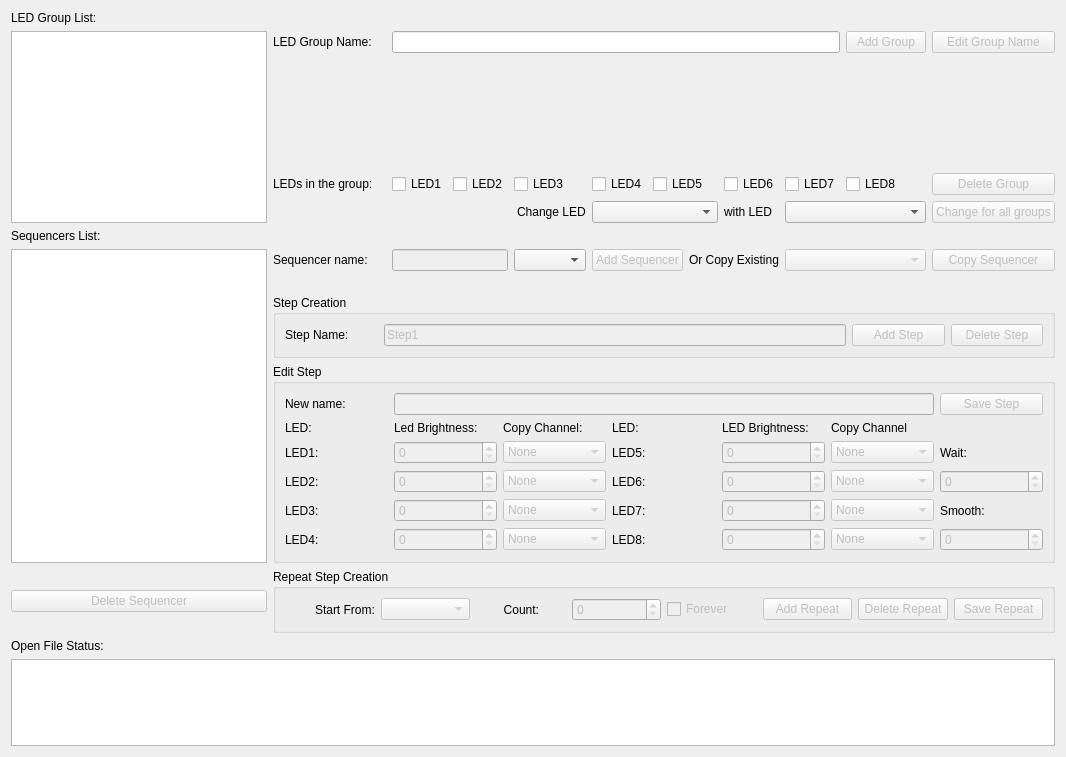
      <widget class="QWidget" name="TabAuxLEDs">
       <attribute name="title">
        <string>AUXLEDs</string>
       </attribute>
       <layout class="QGridLayout" name="gridLayout_7" columnstretch="0,0,0,0,0,0,0,0,0,0,0,0,0">
        <item row="4" column="9">
         <widget class="QLabel" name="LBLWith">
          <property name="text">
           <string>with LED</string>
          </property>
         </widget>
        </item>
        <item row="3" column="12">
         <widget class="QPushButton" name="BtnDeleteGroup">
          <property name="enabled">
           <bool>false</bool>
          </property>
          <property name="text">
           <string>Delete Group</string>
          </property>
          <property name="autoDefault">
           <bool>true</bool>
          </property>
         </widget>
        </item>
        <item row="3" column="6">
         <widget class="QCheckBox" name="CBLed4">
          <property name="text">
           <string>LED4</string>
          </property>
         </widget>
        </item>
        <item row="6" column="6" colspan="2">
         <widget class="QPushButton" name="BtnAddSequencer">
          <property name="enabled">
           <bool>false</bool>
          </property>
          <property name="text">
           <string>Add Sequencer</string>
          </property>
          <property name="autoDefault">
           <bool>true</bool>
          </property>
         </widget>
        </item>
        <item row="4" column="6" colspan="3">
         <widget class="QComboBox" name="CBFirstLED"/>
        </item>
        <item row="4" column="12">
         <widget class="QPushButton" name="BtnChange">
          <property name="enabled">
           <bool>false</bool>
          </property>
          <property name="text">
           <string>Change for all groups</string>
          </property>
         </widget>
        </item>
        <item row="4" column="10" colspan="2">
         <widget class="QComboBox" name="CBSecondLED"/>
        </item>
        <item row="3" column="5">
         <widget class="QCheckBox" name="CBLed3">
          <property name="text">
           <string>LED3</string>
          </property>
         </widget>
        </item>
        <item row="3" column="3">
         <widget class="QCheckBox" name="CBLed1">
          <property name="text">
           <string>LED1</string>
          </property>
         </widget>
        </item>
        <item row="3" column="9">
         <widget class="QCheckBox" name="CBLed6">
          <property name="text">
           <string>LED6</string>
          </property>
         </widget>
        </item>
        <item row="6" column="0" rowspan="6">
         <widget class="QTreeWidget" name="TrStructure">
          <attribute name="headerVisible">
           <bool>false</bool>
          </attribute>
          <column>
           <property name="text">
            <string notr="true">1</string>
           </property>
          </column>
         </widget>
        </item>
        <item row="3" column="11">
         <widget class="QCheckBox" name="CBLed8">
          <property name="text">
           <string>LED8</string>
          </property>
         </widget>
        </item>
        <item row="12" column="0">
         <widget class="QPushButton" name="BtnDeleteSeq">
          <property name="enabled">
           <bool>false</bool>
          </property>
          <property name="text">
           <string>Delete Sequencer</string>
          </property>
          <property name="autoDefault">
           <bool>true</bool>
          </property>
         </widget>
        </item>
        <item row="1" column="0" rowspan="4">
         <widget class="QListWidget" name="LstGroup"/>
        </item>
        <item row="3" column="10">
         <widget class="QCheckBox" name="CBLed7">
          <property name="text">
           <string>LED7</string>
          </property>
         </widget>
        </item>
        <item row="13" column="0">
         <widget class="QLabel" name="LblAuxStatus">
          <property name="text">
           <string>Open File Status:</string>
          </property>
         </widget>
        </item>
        <item row="3" column="7" colspan="2">
         <widget class="QCheckBox" name="CBLed5">
          <property name="text">
           <string>LED5</string>
          </property>
         </widget>
        </item>
        <item row="0" column="0">
         <widget class="QLabel" name="LblGroup">
          <property name="text">
           <string>LED Group List:</string>
          </property>
         </widget>
        </item>
        <item row="6" column="10" colspan="2">
         <widget class="QComboBox" name="CBSeqList">
          <property name="enabled">
           <bool>false</bool>
          </property>
         </widget>
        </item>
        <item row="6" column="12">
         <widget class="QPushButton" name="BtnCopySeq">
          <property name="enabled">
           <bool>false</bool>
          </property>
          <property name="text">
           <string>Copy Sequencer</string>
          </property>
          <property name="autoDefault">
           <bool>true</bool>
          </property>
         </widget>
        </item>
        <item row="6" column="1">
         <widget class="QLabel" name="LblSeqName">
          <property name="text">
           <string>Sequencer name:</string>
          </property>
         </widget>
        </item>
        <item row="1" column="1">
         <widget class="QLabel" name="LblGroupName">
          <property name="text">
           <string>LED Group Name:</string>
          </property>
         </widget>
        </item>
        <item row="3" column="1">
         <widget class="QLabel" name="LblLeds">
          <property name="text">
           <string>LEDs in the group:</string>
          </property>
         </widget>
        </item>
        <item row="5" column="0">
         <widget class="QLabel" name="LblSequencers">
          <property name="text">
           <string>Sequencers List:</string>
          </property>
         </widget>
        </item>
        <item row="14" column="0" colspan="13">
         <widget class="QTextBrowser" name="TxtAuxStatus">
          <property name="minimumSize">
           <size>
            <width>0</width>
            <height>87</height>
           </size>
          </property>
          <property name="maximumSize">
           <size>
            <width>16777215</width>
            <height>87</height>
           </size>
          </property>
         </widget>
        </item>
        <item row="3" column="2">
         <widget class="QLabel" name="LBLLedsList">
          <property name="text">
           <string/>
          </property>
         </widget>
        </item>
        <item row="3" column="4">
         <widget class="QCheckBox" name="CBLed2">
          <property name="text">
           <string>LED2</string>
          </property>
         </widget>
        </item>
        <item row="6" column="5">
         <widget class="QComboBox" name="CBGroup"/>
        </item>
        <item row="6" column="3" colspan="2">
         <widget class="QLineEdit" name="TxtSeqName">
          <property name="enabled">
           <bool>false</bool>
          </property>
          <property name="text">
           <string/>
          </property>
         </widget>
        </item>
        <item row="1" column="11">
         <widget class="QPushButton" name="BtnAddGroup">
          <property name="enabled">
           <bool>false</bool>
          </property>
          <property name="text">
           <string>Add Group</string>
          </property>
          <property name="autoDefault">
           <bool>true</bool>
          </property>
         </widget>
        </item>
        <item row="4" column="1" colspan="5" alignment="Qt::AlignRight">
         <widget class="QLabel" name="LBLChange">
          <property name="text">
           <string>Change LED</string>
          </property>
         </widget>
        </item>
        <item row="1" column="12">
         <widget class="QPushButton" name="BtnUpdate">
          <property name="enabled">
           <bool>false</bool>
          </property>
          <property name="text">
           <string>Edit Group Name</string>
          </property>
         </widget>
        </item>
        <item row="6" column="8" colspan="2">
         <widget class="QLabel" name="LBLCopy">
          <property name="text">
           <string>Or Copy Existing</string>
          </property>
         </widget>
        </item>
        <item row="1" column="3" colspan="8">
         <widget class="QLineEdit" name="TxtGroup"/>
        </item>
        <item row="10" column="1" colspan="12">
         <widget class="QGroupBox" name="GBStep">
          <property name="title">
           <string>Step Creation</string>
          </property>
          <layout class="QGridLayout" name="gridLayout_8">
           <item row="0" column="1" colspan="5">
            <widget class="QLineEdit" name="TxtStepName">
             <property name="enabled">
              <bool>false</bool>
             </property>
             <property name="text">
              <string>Step1</string>
             </property>
            </widget>
           </item>
           <item row="0" column="7">
            <widget class="QPushButton" name="BtnDeleteStep">
             <property name="enabled">
              <bool>false</bool>
             </property>
             <property name="text">
              <string>Delete Step</string>
             </property>
            </widget>
           </item>
           <item row="0" column="0">
            <widget class="QLabel" name="LblStepName">
             <property name="text">
              <string>Step Name:</string>
             </property>
            </widget>
           </item>
           <item row="0" column="6">
            <widget class="QPushButton" name="BtnAddStep">
             <property name="enabled">
              <bool>false</bool>
             </property>
             <property name="text">
              <string>Add Step</string>
             </property>
            </widget>
           </item>
          </layout>
         </widget>
        </item>
        <item row="12" column="1" colspan="12">
         <widget class="QGroupBox" name="GBRepeat">
          <property name="title">
           <string>Repeat Step Creation</string>
          </property>
          <layout class="QGridLayout" name="gridLayout_24">
           <item row="1" column="1">
            <widget class="QComboBox" name="CBStartrom">
             <property name="enabled">
              <bool>false</bool>
             </property>
            </widget>
           </item>
           <item row="1" column="5">
            <widget class="QPushButton" name="BtnAddRepeat">
             <property name="enabled">
              <bool>false</bool>
             </property>
             <property name="text">
              <string>Add Repeat</string>
             </property>
             <property name="autoDefault">
              <bool>true</bool>
             </property>
            </widget>
           </item>
           <item row="1" column="2" alignment="Qt::AlignHCenter">
            <widget class="QLabel" name="LblCount">
             <property name="text">
              <string>Count:</string>
             </property>
             <property name="alignment">
              <set>Qt::AlignRight|Qt::AlignTrailing|Qt::AlignVCenter</set>
             </property>
            </widget>
           </item>
           <item row="1" column="4">
            <widget class="QCheckBox" name="CBForever">
             <property name="enabled">
              <bool>false</bool>
             </property>
             <property name="text">
              <string>Forever</string>
             </property>
            </widget>
           </item>
           <item row="1" column="3">
            <widget class="QSpinBox" name="SpinCount">
             <property name="enabled">
              <bool>false</bool>
             </property>
            </widget>
           </item>
           <item row="1" column="9">
            <widget class="QPushButton" name="BtnEditRepeat">
             <property name="enabled">
              <bool>false</bool>
             </property>
             <property name="text">
              <string>Save Repeat</string>
             </property>
             <property name="autoDefault">
              <bool>true</bool>
             </property>
            </widget>
           </item>
           <item row="1" column="0" alignment="Qt::AlignRight">
            <widget class="QLabel" name="LblStartFrom">
             <property name="text">
              <string>Start From:</string>
             </property>
            </widget>
           </item>
           <item row="1" column="8">
            <widget class="QPushButton" name="BtnDeleteRepeat">
             <property name="enabled">
              <bool>false</bool>
             </property>
             <property name="text">
              <string>Delete Repeat</string>
             </property>
             <property name="autoDefault">
              <bool>true</bool>
             </property>
            </widget>
           </item>
          </layout>
         </widget>
        </item>
        <item row="11" column="1" colspan="12">
         <widget class="QGroupBox" name="groupBox">
          <property name="title">
           <string>Edit Step</string>
          </property>
          <layout class="QGridLayout" name="gridLayout_22">
           <item row="5" column="3">
            <widget class="QLabel" name="LblLED8">
             <property name="text">
              <string>LED8:</string>
             </property>
            </widget>
           </item>
           <item row="3" column="4">
            <widget class="QSpinBox" name="SpinBrightness6">
             <property name="enabled">
              <bool>false</bool>
             </property>
             <property name="maximum">
              <number>100</number>
             </property>
            </widget>
           </item>
           <item row="4" column="4">
            <widget class="QSpinBox" name="SpinBrightness7">
             <property name="enabled">
              <bool>false</bool>
             </property>
             <property name="maximum">
              <number>100</number>
             </property>
            </widget>
           </item>
           <item row="4" column="1">
            <widget class="QSpinBox" name="SpinBrightness3">
             <property name="enabled">
              <bool>false</bool>
             </property>
             <property name="maximum">
              <number>100</number>
             </property>
            </widget>
           </item>
           <item row="4" column="0">
            <widget class="QLabel" name="LblLED3">
             <property name="text">
              <string>LED3:</string>
             </property>
            </widget>
           </item>
           <item row="5" column="0">
            <widget class="QLabel" name="LblLED4">
             <property name="text">
              <string>LED4:</string>
             </property>
            </widget>
           </item>
           <item row="4" column="3">
            <widget class="QLabel" name="LblLED7">
             <property name="text">
              <string>LED7:</string>
             </property>
            </widget>
           </item>
           <item row="3" column="5">
            <widget class="QComboBox" name="CBChannel6">
             <property name="enabled">
              <bool>false</bool>
             </property>
             <item>
              <property name="text">
               <string>None</string>
              </property>
             </item>
             <item>
              <property name="text">
               <string>CopyRed</string>
              </property>
             </item>
             <item>
              <property name="text">
               <string>CopyGreen</string>
              </property>
             </item>
             <item>
              <property name="text">
               <string>CopyBlue</string>
              </property>
             </item>
            </widget>
           </item>
           <item row="3" column="3">
            <widget class="QLabel" name="LblLED6">
             <property name="text">
              <string>LED6:</string>
             </property>
            </widget>
           </item>
           <item row="5" column="5">
            <widget class="QComboBox" name="CBChannel8">
             <property name="enabled">
              <bool>false</bool>
             </property>
             <item>
              <property name="text">
               <string>None</string>
              </property>
             </item>
             <item>
              <property name="text">
               <string>CopyRed</string>
              </property>
             </item>
             <item>
              <property name="text">
               <string>CopyGreen</string>
              </property>
             </item>
             <item>
              <property name="text">
               <string>CopyBlue</string>
              </property>
             </item>
            </widget>
           </item>
           <item row="1" column="4">
            <widget class="QLabel" name="LblBrightness_2">
             <property name="text">
              <string>LED Brightness:</string>
             </property>
            </widget>
           </item>
           <item row="3" column="2">
            <widget class="QComboBox" name="CBChannel2">
             <property name="enabled">
              <bool>false</bool>
             </property>
             <item>
              <property name="text">
               <string>None</string>
              </property>
             </item>
             <item>
              <property name="text">
               <string>CopyRed</string>
              </property>
             </item>
             <item>
              <property name="text">
               <string>CopyGreen</string>
              </property>
             </item>
             <item>
              <property name="text">
               <string>CopyBlue</string>
              </property>
             </item>
            </widget>
           </item>
           <item row="2" column="1">
            <widget class="QSpinBox" name="SpinBrightness1">
             <property name="enabled">
              <bool>false</bool>
             </property>
             <property name="maximum">
              <number>100</number>
             </property>
            </widget>
           </item>
           <item row="3" column="1">
            <widget class="QSpinBox" name="SpinBrightness2">
             <property name="enabled">
              <bool>false</bool>
             </property>
             <property name="maximum">
              <number>100</number>
             </property>
            </widget>
           </item>
           <item row="4" column="5">
            <widget class="QComboBox" name="CBChannel7">
             <property name="enabled">
              <bool>false</bool>
             </property>
             <item>
              <property name="text">
               <string>None</string>
              </property>
             </item>
             <item>
              <property name="text">
               <string>CopyRed</string>
              </property>
             </item>
             <item>
              <property name="text">
               <string>CopyGreen</string>
              </property>
             </item>
             <item>
              <property name="text">
               <string>CopyBlue</string>
              </property>
             </item>
            </widget>
           </item>
           <item row="2" column="0">
            <widget class="QLabel" name="LblLED1">
             <property name="text">
              <string>LED1:</string>
             </property>
            </widget>
           </item>
           <item row="2" column="5">
            <widget class="QComboBox" name="CBChannel5">
             <property name="enabled">
              <bool>false</bool>
             </property>
             <item>
              <property name="text">
               <string>None</string>
              </property>
             </item>
             <item>
              <property name="text">
               <string>CopyRed</string>
              </property>
             </item>
             <item>
              <property name="text">
               <string>CopyGreen</string>
              </property>
             </item>
             <item>
              <property name="text">
               <string>CopyBlue</string>
              </property>
             </item>
            </widget>
           </item>
           <item row="2" column="4">
            <widget class="QSpinBox" name="SpinBrightness5">
             <property name="enabled">
              <bool>false</bool>
             </property>
             <property name="maximum">
              <number>100</number>
             </property>
            </widget>
           </item>
           <item row="5" column="2">
            <widget class="QComboBox" name="CBChannel4">
             <property name="enabled">
              <bool>false</bool>
             </property>
             <item>
              <property name="text">
               <string>None</string>
              </property>
             </item>
             <item>
              <property name="text">
               <string>CopyRed</string>
              </property>
             </item>
             <item>
              <property name="text">
               <string>CopyGreen</string>
              </property>
             </item>
             <item>
              <property name="text">
               <string>CopyBlue</string>
              </property>
             </item>
            </widget>
           </item>
           <item row="1" column="2">
            <widget class="QLabel" name="LblChannel">
             <property name="text">
              <string>Copy Channel:</string>
             </property>
            </widget>
           </item>
           <item row="1" column="1">
            <widget class="QLabel" name="LblBrightness">
             <property name="text">
              <string>Led Brightness:</string>
             </property>
            </widget>
           </item>
           <item row="5" column="4">
            <widget class="QSpinBox" name="SpinBrightness8">
             <property name="enabled">
              <bool>false</bool>
             </property>
             <property name="maximum">
              <number>100</number>
             </property>
            </widget>
           </item>
           <item row="3" column="0">
            <widget class="QLabel" name="LblLED2">
             <property name="text">
              <string>LED2:</string>
             </property>
            </widget>
           </item>
           <item row="4" column="2">
            <widget class="QComboBox" name="CBChannel3">
             <property name="enabled">
              <bool>false</bool>
             </property>
             <item>
              <property name="text">
               <string>None</string>
              </property>
             </item>
             <item>
              <property name="text">
               <string>CopyRed</string>
              </property>
             </item>
             <item>
              <property name="text">
               <string>CopyGreen</string>
              </property>
             </item>
             <item>
              <property name="text">
               <string>CopyBlue</string>
              </property>
             </item>
            </widget>
           </item>
           <item row="5" column="1">
            <widget class="QSpinBox" name="SpinBrightness4">
             <property name="enabled">
              <bool>false</bool>
             </property>
             <property name="maximum">
              <number>100</number>
             </property>
            </widget>
           </item>
           <item row="2" column="2">
            <widget class="QComboBox" name="CBChannel1">
             <property name="enabled">
              <bool>false</bool>
             </property>
             <item>
              <property name="text">
               <string>None</string>
              </property>
             </item>
             <item>
              <property name="text">
               <string>CopyRed</string>
              </property>
             </item>
             <item>
              <property name="text">
               <string>CopyGreen</string>
              </property>
             </item>
             <item>
              <property name="text">
               <string>CobyBlue</string>
              </property>
             </item>
            </widget>
           </item>
           <item row="1" column="5">
            <widget class="QLabel" name="LblChannel_2">
             <property name="text">
              <string>Copy Channel</string>
             </property>
            </widget>
           </item>
           <item row="2" column="3">
            <widget class="QLabel" name="LblLed5">
             <property name="text">
              <string>LED5:</string>
             </property>
            </widget>
           </item>
           <item row="1" column="0">
            <widget class="QLabel" name="LblLED">
             <property name="text">
              <string>LED:</string>
             </property>
            </widget>
           </item>
           <item row="1" column="3">
            <widget class="QLabel" name="LblLED_2">
             <property name="text">
              <string>LED:</string>
             </property>
            </widget>
           </item>
           <item row="0" column="0">
            <widget class="QLabel" name="LblNewName">
             <property name="text">
              <string>New name:</string>
             </property>
            </widget>
           </item>
           <item row="0" column="7">
            <widget class="QPushButton" name="BtnEditStep">
             <property name="enabled">
              <bool>false</bool>
             </property>
             <property name="text">
              <string>Save Step</string>
             </property>
            </widget>
           </item>
           <item row="5" column="7">
            <widget class="QSpinBox" name="SpinSmooth">
             <property name="enabled">
              <bool>false</bool>
             </property>
             <property name="maximum">
              <number>9999</number>
             </property>
            </widget>
           </item>
           <item row="0" column="1" colspan="5">
            <widget class="QLineEdit" name="TxtNewName">
             <property name="enabled">
              <bool>false</bool>
             </property>
             <property name="maximumSize">
              <size>
               <width>1000</width>
               <height>16777215</height>
              </size>
             </property>
            </widget>
           </item>
           <item row="2" column="7">
            <widget class="QLabel" name="LblWait">
             <property name="text">
              <string>Wait:</string>
             </property>
            </widget>
           </item>
           <item row="3" column="7">
            <widget class="QSpinBox" name="SpinWait">
             <property name="enabled">
              <bool>false</bool>
             </property>
             <property name="maximum">
              <number>9999</number>
             </property>
            </widget>
           </item>
           <item row="4" column="7">
            <widget class="QLabel" name="LblSmooth">
             <property name="text">
              <string>Smooth:</string>
             </property>
            </widget>
           </item>
          </layout>
         </widget>
        </item>
       </layout>
      </widget>
